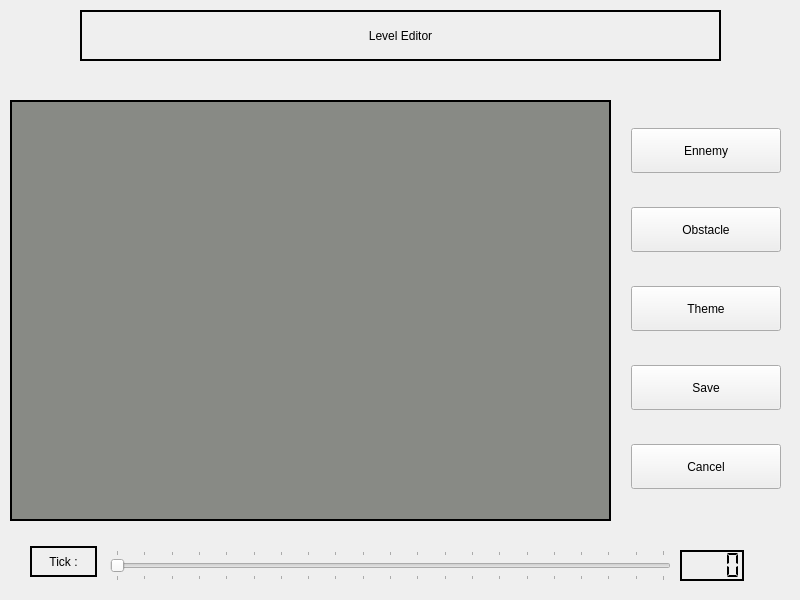
<?xml version="1.0" encoding="UTF-8"?>
<ui version="4.0">
 <class>LevelEditor</class>
 <widget class="QMainWindow" name="LevelEditor">
  <property name="geometry">
   <rect>
    <x>0</x>
    <y>0</y>
    <width>800</width>
    <height>600</height>
   </rect>
  </property>
  <property name="windowTitle">
   <string>LevelEditor</string>
  </property>
  <widget class="QWidget" name="centralwidget">
   <widget class="QLabel" name="title_label">
    <property name="geometry">
     <rect>
      <x>80</x>
      <y>10</y>
      <width>641</width>
      <height>51</height>
     </rect>
    </property>
    <property name="frameShape">
     <enum>QFrame::WinPanel</enum>
    </property>
    <property name="text">
     <string>Level Editor</string>
    </property>
    <property name="alignment">
     <set>Qt::AlignCenter</set>
    </property>
   </widget>
   <widget class="QWidget" name="verticalLayoutWidget">
    <property name="geometry">
     <rect>
      <x>620</x>
      <y>100</y>
      <width>172</width>
      <height>421</height>
     </rect>
    </property>
    <layout class="QVBoxLayout" name="objet_label">
     <property name="leftMargin">
      <number>11</number>
     </property>
     <property name="rightMargin">
      <number>11</number>
     </property>
     <item>
      <widget class="QPushButton" name="ennemy_button">
       <property name="maximumSize">
        <size>
         <width>150</width>
         <height>45</height>
        </size>
       </property>
       <property name="text">
        <string>Ennemy</string>
       </property>
      </widget>
     </item>
     <item>
      <widget class="QPushButton" name="obstacle_button">
       <property name="maximumSize">
        <size>
         <width>150</width>
         <height>45</height>
        </size>
       </property>
       <property name="text">
        <string>Obstacle</string>
       </property>
      </widget>
     </item>
     <item>
      <widget class="QPushButton" name="theme_label">
       <property name="maximumSize">
        <size>
         <width>150</width>
         <height>45</height>
        </size>
       </property>
       <property name="text">
        <string>Theme</string>
       </property>
      </widget>
     </item>
     <item>
      <widget class="QPushButton" name="save">
       <property name="minimumSize">
        <size>
         <width>0</width>
         <height>45</height>
        </size>
       </property>
       <property name="maximumSize">
        <size>
         <width>150</width>
         <height>45</height>
        </size>
       </property>
       <property name="text">
        <string>Save</string>
       </property>
      </widget>
     </item>
     <item>
      <widget class="QPushButton" name="cancel">
       <property name="minimumSize">
        <size>
         <width>150</width>
         <height>45</height>
        </size>
       </property>
       <property name="maximumSize">
        <size>
         <width>150</width>
         <height>45</height>
        </size>
       </property>
       <property name="text">
        <string>Cancel</string>
       </property>
      </widget>
     </item>
    </layout>
   </widget>
   <widget class="QFrame" name="game_zone">
    <property name="geometry">
     <rect>
      <x>10</x>
      <y>100</y>
      <width>601</width>
      <height>421</height>
     </rect>
    </property>
    <property name="styleSheet">
     <string notr="true">background-color: rgb(136, 138, 133);</string>
    </property>
    <property name="frameShape">
     <enum>QFrame::WinPanel</enum>
    </property>
    <property name="frameShadow">
     <enum>QFrame::Plain</enum>
    </property>
   </widget>
   <widget class="QLabel" name="label">
    <property name="geometry">
     <rect>
      <x>30</x>
      <y>546</y>
      <width>67</width>
      <height>31</height>
     </rect>
    </property>
    <property name="frameShape">
     <enum>QFrame::WinPanel</enum>
    </property>
    <property name="text">
     <string>Tick :</string>
    </property>
    <property name="alignment">
     <set>Qt::AlignCenter</set>
    </property>
   </widget>
   <widget class="QSlider" name="tick_label">
    <property name="geometry">
     <rect>
      <x>110</x>
      <y>550</y>
      <width>561</width>
      <height>31</height>
     </rect>
    </property>
    <property name="sizePolicy">
     <sizepolicy hsizetype="Preferred" vsizetype="Ignored">
      <horstretch>0</horstretch>
      <verstretch>0</verstretch>
     </sizepolicy>
    </property>
    <property name="maximumSize">
     <size>
      <width>16777215</width>
      <height>16777213</height>
     </size>
    </property>
    <property name="font">
     <font>
      <family>TeX Gyre Termes Math</family>
      <weight>75</weight>
      <bold>true</bold>
     </font>
    </property>
    <property name="mouseTracking">
     <bool>false</bool>
    </property>
    <property name="contextMenuPolicy">
     <enum>Qt::DefaultContextMenu</enum>
    </property>
    <property name="maximum">
     <number>3000</number>
    </property>
    <property name="singleStep">
     <number>1</number>
    </property>
    <property name="pageStep">
     <number>1</number>
    </property>
    <property name="tracking">
     <bool>true</bool>
    </property>
    <property name="orientation">
     <enum>Qt::Horizontal</enum>
    </property>
    <property name="invertedAppearance">
     <bool>false</bool>
    </property>
    <property name="invertedControls">
     <bool>false</bool>
    </property>
    <property name="tickPosition">
     <enum>QSlider::TicksBothSides</enum>
    </property>
    <property name="tickInterval">
     <number>150</number>
    </property>
   </widget>
   <widget class="QLCDNumber" name="tick_lcd">
    <property name="geometry">
     <rect>
      <x>680</x>
      <y>550</y>
      <width>64</width>
      <height>31</height>
     </rect>
    </property>
    <property name="frameShape">
     <enum>QFrame::WinPanel</enum>
    </property>
    <property name="frameShadow">
     <enum>QFrame::Plain</enum>
    </property>
    <property name="lineWidth">
     <number>3</number>
    </property>
    <property name="digitCount">
     <number>4</number>
    </property>
    <property name="segmentStyle">
     <enum>QLCDNumber::Flat</enum>
    </property>
   </widget>
  </widget>
 </widget>
 <resources/>
 <connections>
  <connection>
   <sender>tick_label</sender>
   <signal>valueChanged(int)</signal>
   <receiver>tick_lcd</receiver>
   <slot>display(int)</slot>
   <hints>
    <hint type="sourcelabel">
     <x>501</x>
     <y>558</y>
    </hint>
    <hint type="destinationlabel">
     <x>722</x>
     <y>565</y>
    </hint>
   </hints>
  </connection>
 </connections>
</ui>
